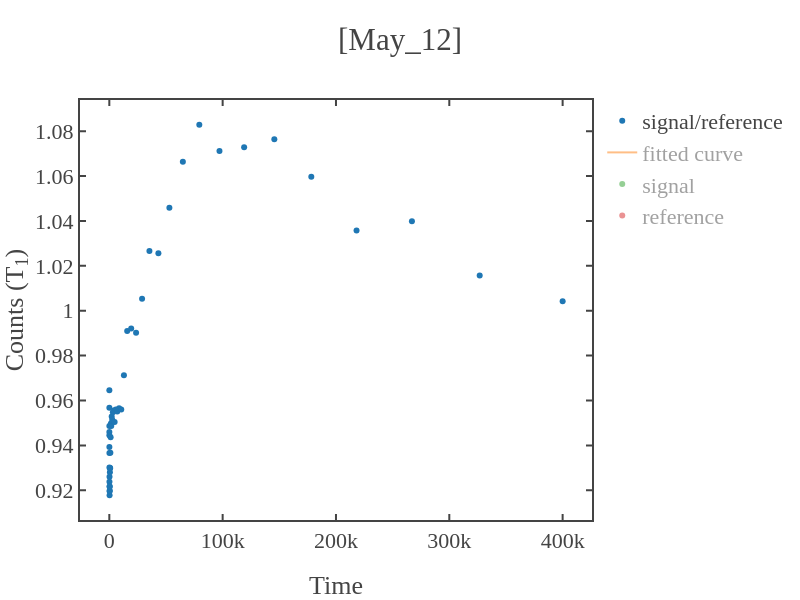

This figure's notebook cell:
### Code cell
# loading the data 
load_data = dict(np.load(total_path))
time_axis,signal_photon,reference_samples,signal_samples = data_to_time_signal(load_data,samples,first=first_sig_ref)


x=time_axis[1:]
y=signal_photon[1:]
guess_parameters = np.array([0.7,1,50e3])  # input these paramters(serially) with your guess  
fitting_function = 'exp'   # y0+y_max*np.exp(-x/tau)
fitting_range = False   # for x-axis 

# fitting the data
x_fit,y_fit,coefficient,error_bars = fit_func(x,y,fit_range=fitting_range,func=fitting_function,guess_params=guess_parameters) 
if len(str(int(coefficient[2])))>7 or coefficient[2]<0:
    print('Fitted lifetime seems too long (more than 10ms) or negative.')
    print('If not expected for T1 exp, retry with increasing or decreasing the evolution time of the sequence.')
# plotting the data 
fig1 = simple_plot(x,y,show=False,x_name = "Time",y_name = "Counts (T<sub>1</sub>)",mode='markers',title=f'{date}',curve_name='signal/reference')
fig2 = simple_plot(x_fit,y_fit,show=False,x_name = "Time",y_name = "Counts (T<sub>1</sub>)",mode='lines',title=f'{date}',curve_name='fitted curve')
fig3 = simple_plot(x,signal_samples[1:],show=False,x_name = "Time",y_name = "Counts (T<sub>1</sub>)",mode='markers',title=f'{date}',curve_name='signal')
fig4 = simple_plot(x,reference_samples[1:],show=False,x_name = "Time",y_name = "Counts (T<sub>1</sub>)",mode='markers',title=f'{date}',curve_name='reference')

add_figures([fig1,fig2,fig3,fig4],show=True,x_name = "Time",y_name = "Counts (T<sub>1</sub>)",title=f'[{date}]')

### Figure 1 — Plotly figure (JSON) as saved in the notebook; plotly's stock layout.template omitted (floating-point values rounded to 4 significant figures)
{"data": [{"mode": "markers", "name": "signal/reference", "showlegend": true, "type": "scatter", "x": [24, 29, 36, 44, 54, 67, 82, 100, 123, 150, 184, 226, 276, 338, 414, 507, 621, 760, 930, 1139, 1394, 1706, 2088, 2556, 3129, 3830, 4688, 5738, 7023, 8596, 10522, 12878, 15763, 19294, 23616, 28905, 35380, 43305, 53004, 64877, 79408, 97195, 118965, 145612, 178227, 218148, 267010, 326817, 400020], "y": [0.9646, 0.9568, 0.9486, 0.946, 0.9445, 0.9393, 0.9366, 0.9301, 0.9238, 0.9216, 0.9261, 0.9178, 0.9196, 0.9199, 0.9216, 0.928, 0.9299, 0.93, 0.9367, 0.9437, 0.9498, 0.9487, 0.9529, 0.9514, 0.9548, 0.9556, 0.9504, 0.956, 0.9551, 0.9566, 0.956, 0.9712, 0.991, 0.992, 0.9902, 1.005, 1.027, 1.026, 1.046, 1.066, 1.083, 1.071, 1.073, 1.076, 1.06, 1.036, 1.04, 1.016, 1.004]}, {"mode": "lines", "name": "fitted curve", "showlegend": true, "type": "scatter", "visible": "legendonly", "x": [24, 29, 36, 44, 54, 67, 82, 100, 123, 150, 184, 226, 276, 338, 414, 507, 621, 760, 930, 1139, 1394, 1706, 2088, 2556, 3129, 3830, 4688, 5738, 7023, 8596, 10522, 12878, 15763, 19294, 23616, 28905, 35380, 43305, 53004, 64877, 79408, 97195, 118965, 145612, 178227, 218148, 267010, 326817, 400020], "y": [0.9336, 0.9336, 0.9337, 0.9337, 0.9337, 0.9338, 0.9339, 0.9339, 0.9341, 0.9342, 0.9343, 0.9345, 0.9347, 0.935, 0.9354, 0.9358, 0.9363, 0.9369, 0.9376, 0.9386, 0.9397, 0.941, 0.9426, 0.9446, 0.9469, 0.9497, 0.953, 0.9569, 0.9615, 0.9668, 0.9729, 0.9798, 0.9874, 0.9956, 1.004, 1.013, 1.022, 1.03, 1.037, 1.042, 1.047, 1.05, 1.051, 1.052, 1.052, 1.052, 1.052, 1.052, 1.052]}, {"mode": "markers", "name": "signal", "showlegend": true, "type": "scatter", "visible": "legendonly", "x": [24, 29, 36, 44, 54, 67, 82, 100, 123, 150, 184, 226, 276, 338, 414, 507, 621, 760, 930, 1139, 1394, 1706, 2088, 2556, 3129, 3830, 4688, 5738, 7023, 8596, 10522, 12878, 15763, 19294, 23616, 28905, 35380, 43305, 53004, 64877, 79408, 97195, 118965, 145612, 178227, 218148, 267010, 326817, 400020], "y": [10.23, 10.16, 10.12, 10.11, 10.09, 10.07, 10.01, 9.991, 9.931, 9.882, 9.91, 9.841, 9.837, 9.858, 9.89, 9.949, 9.966, 9.979, 10.06, 10.1, 10.17, 10.22, 10.26, 10.24, 10.26, 10.21, 10.16, 10.13, 10.14, 10.12, 10.19, 10.3, 10.46, 10.54, 10.56, 10.73, 11.05, 11.17, 11.33, 11.5, 11.75, 11.93, 12.1, 12.22, 12.33, 12.43, 12.51, 12.57, 12.65]}, {"mode": "markers", "name": "reference", "showlegend": true, "type": "scatter", "visible": "legendonly", "x": [24, 29, 36, 44, 54, 67, 82, 100, 123, 150, 184, 226, 276, 338, 414, 507, 621, 760, 930, 1139, 1394, 1706, 2088, 2556, 3129, 3830, 4688, 5738, 7023, 8596, 10522, 12878, 15763, 19294, 23616, 28905, 35380, 43305, 53004, 64877, 79408, 97195, 118965, 145612, 178227, 218148, 267010, 326817, 400020], "y": [10.6, 10.62, 10.67, 10.68, 10.69, 10.72, 10.69, 10.74, 10.75, 10.72, 10.7, 10.72, 10.7, 10.72, 10.73, 10.72, 10.72, 10.73, 10.74, 10.7, 10.7, 10.78, 10.76, 10.76, 10.75, 10.69, 10.69, 10.6, 10.62, 10.58, 10.66, 10.6, 10.55, 10.62, 10.67, 10.67, 10.76, 10.89, 10.83, 10.79, 10.85, 11.13, 11.28, 11.35, 11.64, 12.01, 12.03, 12.37, 12.6]}], "layout": {"height": 600, "title": {"text": "[May_12]"}, "width": 800, "xaxis": {"autorange": true, "range": [-25870.0, 425900.0], "title": {"text": "Time"}, "type": "linear"}, "yaxis": {"autorange": true, "range": [0.9068, 1.094], "title": {"text": "Counts (T<sub>1</sub>)"}, "type": "linear"}}}
